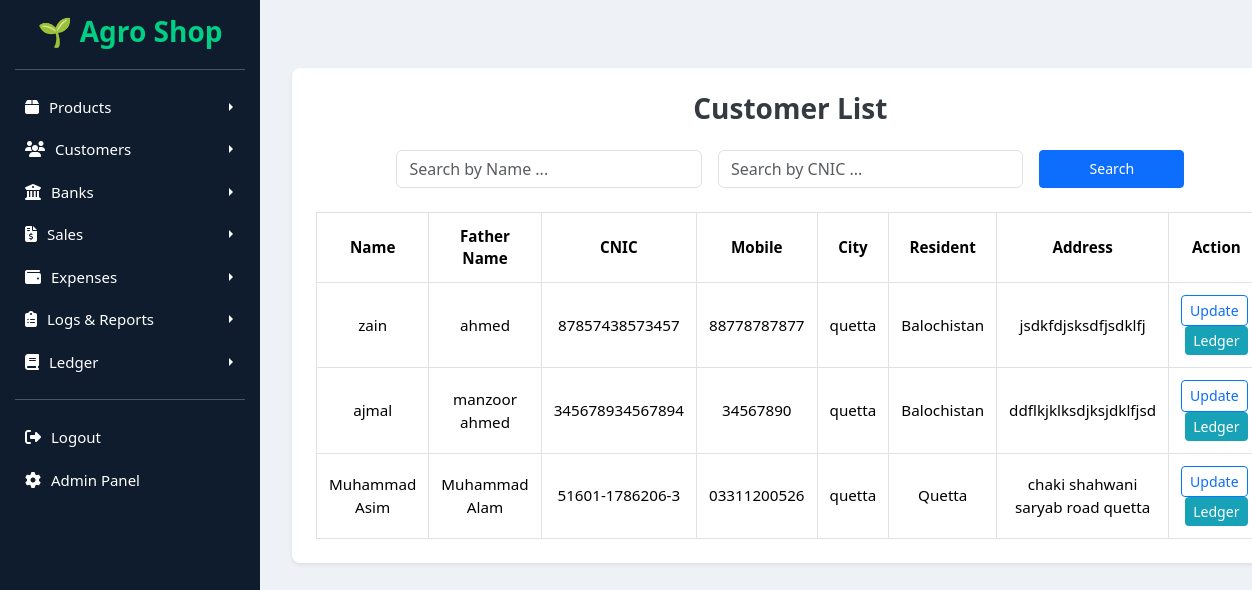
The page /customers/list/ on the database as committed earlier.
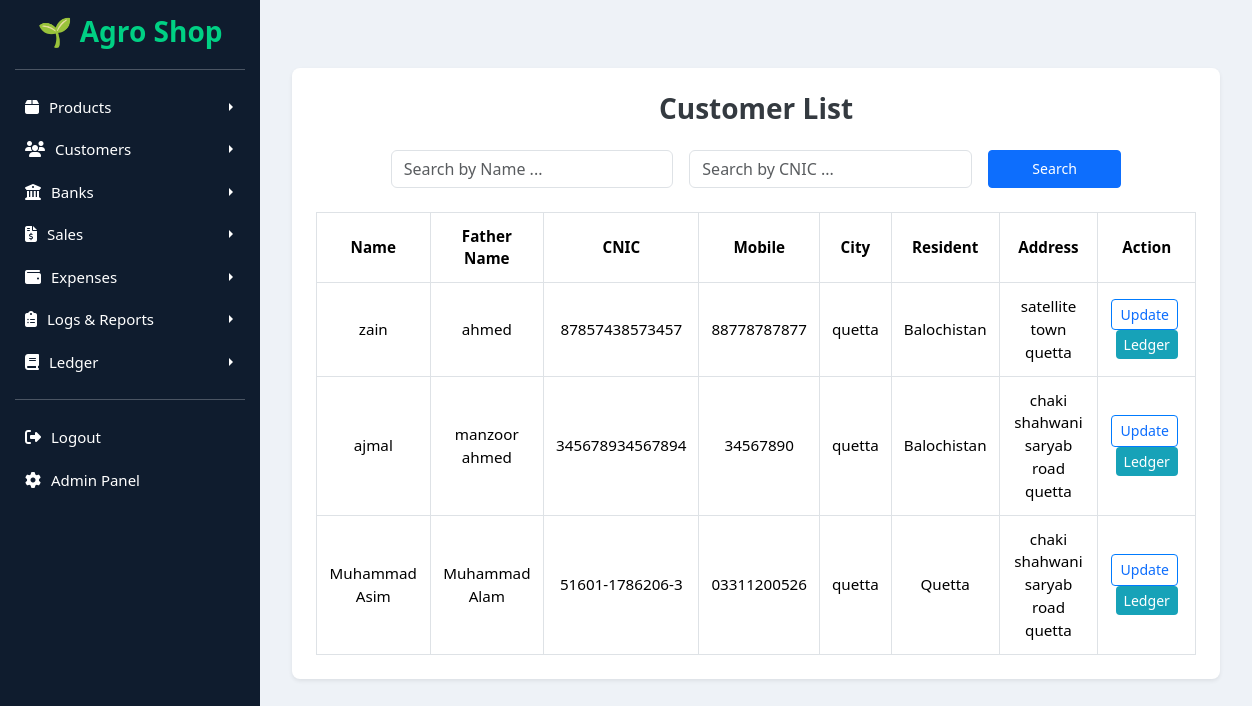
The same page on the database as committed later.
### customers/models.py (models this page shows, shortened)
class Customer(models.Model):
    name = models.CharField(max_length=100, null=True, blank=True)
    father_name = models.CharField(max_length=100, null=True, blank=True)
    cnic = models.CharField(max_length=15, null=True, blank=True, unique=True)
    mobile = models.CharField(max_length=15, null=True, blank=True)
    email = models.EmailField(blank=True, null=True)
    city = models.CharField(max_length=50, null=True, blank=True)
    resident = models.CharField(max_length=50, null=True, blank=True)
    address = models.TextField(null=True, blank=True)

### customers/views.py (the view)
# urls.py: path("list/", views.list_customers, name="list_customers"),
def list_customers(request):
    customers = Customer.objects.all().order_by('-id')  # newest first
    return render(request, 'customers/list_customers.html', {'customers': customers})

### templates/customers/list_customers.html (shortened to what this page needs)
{% extends "base.html" %}
{% block content %}
<div class="container my-5">
  <div class="card shadow-sm border-0">
    <div class="card-body p-4">
      <h3 class="text-center fw-bold mb-4">Customer List</h3>
      <form method="get" class="row g-3 justify-content-center mb-4">
        <div class="col-md-4 col-sm-6">
          <input type="text" name="name" class="form-control" placeholder="Search by Name ..." value="{{ request.GET.name }}">
        </div>
        <div class="col-md-4 col-sm-6">
          <input type="text" name="cnic" class="form-control" placeholder="Search by CNIC ..." value="{{ request.GET.cnic }}">
        </div>
        <div class="col-md-2 col-sm-6 d-grid">
          <button type="submit" class="btn btn-primary">Search</button>
        </div>
      </form>
      {% if customers %}
      <div class="table-responsive">
        <table class="table table-bordered align-middle text-center mb-0">
          <thead style="background-color: #f8f9fa;">
            <tr>
              <th class="fw-semibold">Name</th>
              <th class="fw-semibold">Father Name</th>
              <th class="fw-semibold">CNIC</th>
              <th class="fw-semibold">Mobile</th>
              <th class="fw-semibold">City</th>
              <th class="fw-semibold">Resident</th>
              <th class="fw-semibold">Address</th>
              <th class="fw-semibold">Action</th>
            </tr>
          </thead>
          <tbody>
            {% for customer in customers %}
            <tr>
              <td>{{ customer.name }}</td>
              <td>{{ customer.father_name }}</td>
              <td>{{ customer.cnic }}</td>
              <td>{{ customer.mobile }}</td>
              <td>{{ customer.city }}</td>
              <td>{{ customer.resident }}</td>
              <td class="text-wrap">{{ customer.address }}</td>
              <td>
                <a href="{% url 'customers:update_customer' customer.id %}" class="btn btn-outline-primary btn-sm me-1">Update</a>
                <a href="{% url 'ledger:add_ledger' %}?customer={{ customer.id }}" class="btn btn-info btn-sm text-white">Ledger</a>
              </td>
            </tr>
            {% endfor %}
          </tbody>
        </table>
      </div>
      {% else %}
      <div class="alert alert-info text-center mt-4">No customers found.</div>
      {% endif %}
    </div>
  </div>
</div>
{% endblock %}

Rows that differ between the two databases and show on the page:
changed Customer "zain": address "jsdkfdjsksdfjsdklfj" → "satellite town quetta"
changed Customer "ajmal": address "ddflkjklksdjksjdklfjsd" → "chaki shahwani saryab road quetta"
